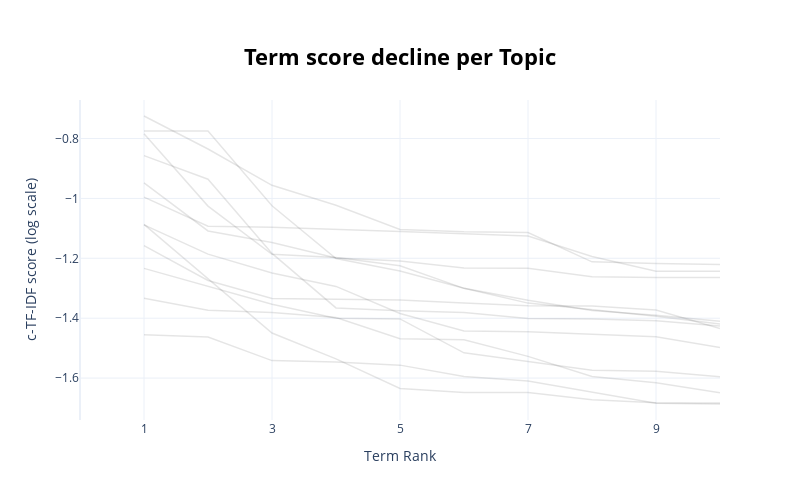

The code cell stored with this chart in its notebook:
### Code cell
#check how many words are needed to have a sufficient topic representation

topic_model.visualize_term_rank(log_scale =True)

### Figure 1 — Plotly figure (JSON) as saved in the notebook; plotly's stock layout.template omitted (floating-point values rounded to 4 significant figures)
{"data": [{"hovertext": "<b>Topic -1</b>:time_system_service_process_distri", "line": {"color": "black", "width": 1.5}, "mode": "lines+lines", "name": "", "opacity": 0.1, "type": "scatter", "x": [1, 2, 3, 4, 5, 6, 7, 8, 9, 10], "y": [-1.455, -1.463, -1.542, -1.546, -1.557, -1.595, -1.61, -1.648, -1.684, -1.687]}, {"hovertext": "<b>Topic 0</b>:time_service_system_customer_single", "line": {"color": "black", "width": 1.5}, "mode": "lines+lines", "name": "", "opacity": 0.1, "type": "scatter", "x": [1, 2, 3, 4, 5, 6, 7, 8, 9, 10], "y": [-1.333, -1.373, -1.381, -1.397, -1.469, -1.472, -1.528, -1.595, -1.616, -1.649]}, {"hovertext": "<b>Topic 1</b>:network_queuenetwork_node_station_w", "line": {"color": "black", "width": 1.5}, "mode": "lines+lines", "name": "", "opacity": 0.1, "type": "scatter", "x": [1, 2, 3, 4, 5, 6, 7, 8, 9, 10], "y": [-1.087, -1.267, -1.45, -1.536, -1.635, -1.648, -1.648, -1.672, -1.682, -1.683]}, {"hovertext": "<b>Topic 2</b>:process_arrival_markov_time_distrib", "line": {"color": "black", "width": 1.5}, "mode": "lines+lines", "name": "", "opacity": 0.1, "type": "scatter", "x": [1, 2, 3, 4, 5, 6, 7, 8, 9, 10], "y": [-1.234, -1.294, -1.353, -1.4, -1.402, -1.516, -1.546, -1.574, -1.577, -1.595]}, {"hovertext": "<b>Topic 3</b>:packet_connection_traffic_source_lo", "line": {"color": "black", "width": 1.5}, "mode": "lines+lines", "name": "", "opacity": 0.1, "type": "scatter", "x": [1, 2, 3, 4, 5, 6, 7, 8, 9, 10], "y": [-1.158, -1.274, -1.334, -1.338, -1.339, -1.35, -1.358, -1.359, -1.373, -1.434]}, {"hovertext": "<b>Topic 4</b>:production_assembly_machine_system_", "line": {"color": "black", "width": 1.5}, "mode": "lines+lines", "name": "", "opacity": 0.1, "type": "scatter", "x": [1, 2, 3, 4, 5, 6, 7, 8, 9, 10], "y": [-1.088, -1.186, -1.249, -1.294, -1.384, -1.443, -1.445, -1.455, -1.462, -1.498]}, {"hovertext": "<b>Topic 5</b>:fluid_buffer_markov_model_modulate_", "line": {"color": "black", "width": 1.5}, "mode": "lines+lines", "name": "", "opacity": 0.1, "type": "scatter", "x": [1, 2, 3, 4, 5, 6, 7, 8, 9, 10], "y": [-0.7842, -1.026, -1.186, -1.198, -1.225, -1.3, -1.34, -1.374, -1.39, -1.41]}, {"hovertext": "<b>Topic 6</b>:birth_death_process_rate_quasi_peri", "line": {"color": "black", "width": 1.5}, "mode": "lines+lines", "name": "", "opacity": 0.1, "type": "scatter", "x": [1, 2, 3, 4, 5, 6, 7, 8, 9, 10], "y": [-0.7751, -0.7751, -1.025, -1.201, -1.242, -1.3, -1.35, -1.372, -1.394, -1.42]}, {"hovertext": "<b>Topic 7</b>:gaussian_fractional_brownian_source", "line": {"color": "black", "width": 1.5}, "mode": "lines+lines", "name": "", "opacity": 0.1, "type": "scatter", "x": [1, 2, 3, 4, 5, 6, 7, 8, 9, 10], "y": [-0.9478, -1.109, -1.147, -1.199, -1.209, -1.232, -1.233, -1.262, -1.264, -1.264]}, {"hovertext": "<b>Topic 8</b>:brownian_motion_diffusion_reflect_s", "line": {"color": "black", "width": 1.5}, "mode": "lines+lines", "name": "", "opacity": 0.1, "type": "scatter", "x": [1, 2, 3, 4, 5, 6, 7, 8, 9, 10], "y": [-0.9958, -1.093, -1.096, -1.103, -1.111, -1.118, -1.126, -1.194, -1.243, -1.243]}, {"hovertext": "<b>Topic 9</b>:reflect_sided_process_barrier_refle", "line": {"color": "black", "width": 1.5}, "mode": "lines+lines", "name": "", "opacity": 0.1, "type": "scatter", "x": [1, 2, 3, 4, 5, 6, 7, 8, 9, 10], "y": [-0.7248, -0.8349, -0.9563, -1.023, -1.104, -1.112, -1.114, -1.212, -1.217, -1.22]}, {"hovertext": "<b>Topic 10</b>:loss_erlang_probability_server_bou", "line": {"color": "black", "width": 1.5}, "mode": "lines+lines", "name": "", "opacity": 0.1, "type": "scatter", "x": [1, 2, 3, 4, 5, 6, 7, 8, 9, 10], "y": [-0.857, -0.9361, -1.184, -1.366, -1.375, -1.381, -1.401, -1.403, -1.409, -1.426]}], "layout": {"height": 500, "hoverlabel": {"bgcolor": "white", "font": {"family": "Rockwell", "size": 16}}, "showlegend": false, "title": {"font": {"color": "Black", "size": 22}, "text": "<b>Term score decline per Topic</b>", "x": 0.5, "xanchor": "center", "y": 0.9, "yanchor": "top"}, "width": 800, "xaxis": {"dtick": 2, "range": [0, 10], "tick0": 1, "title": {"text": "Term Rank"}, "type": "linear"}, "yaxis": {"autorange": true, "range": [-1.74, -0.6714], "title": {"text": "c-TF-IDF score (log scale)"}, "type": "linear"}}}
